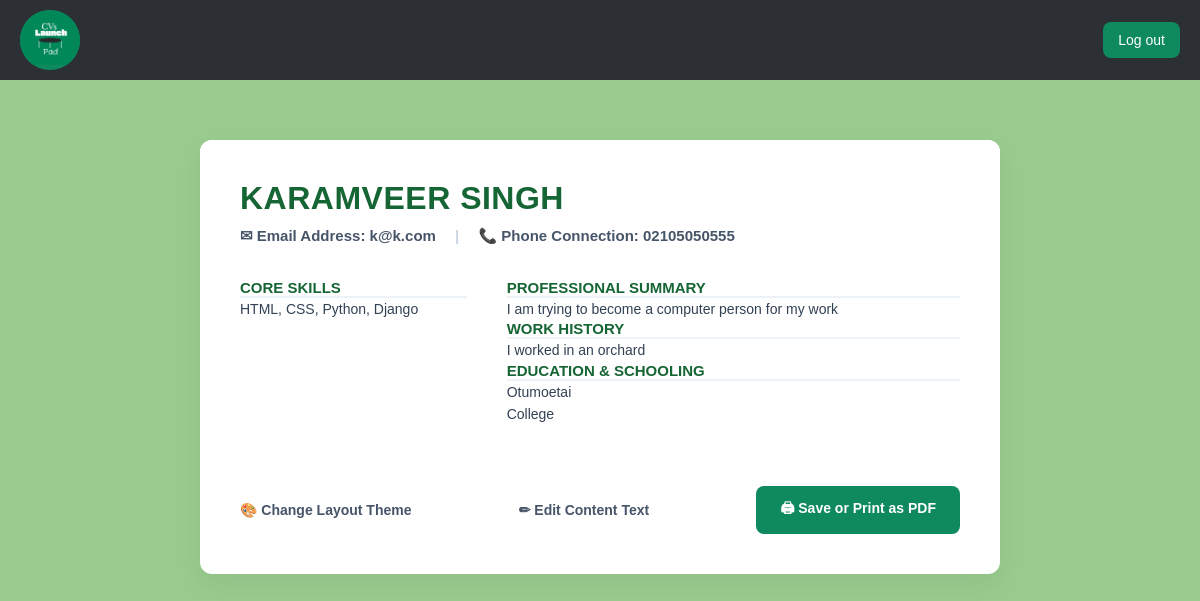
The app's page /cv/1/ (signed in) with its own data.
### cv/models.py (models this page shows)
class CVProfile(models.Model):
    full_name = models.CharField(max_length=100, blank=True)
    user = models.OneToOneField(settings.AUTH_USER_MODEL, on_delete=models.CASCADE)
    phone = models.CharField(max_length=20, blank=True)
    summary = models.TextField(blank=True)
    skills = models.TextField(help_text="Comma-separated skills", blank=True)
    experience = models.TextField(blank=True)
    education = models.TextField(blank=True)
    TEMPLATE_CHOICES = [
        ('template1', 'Modern Green'),
        ('template2', 'Classic Slate'),
        ('template3', 'Creative Teal'),
        ('template4', 'Minimal Elegant'),
        ('template5', 'Executive Charcoal'),
        ('template6', 'Warm Ochre'),
        ('template7', 'Rose Wine'),
        ('template8', 'Royal Blue'),
        ('template9', 'Dark Mode'),
        ('template10', 'Minimal Stack'),
        ('template11', 'Forest Compact'),
        ('template12', 'Amber Clean'),
    ]
    design_choice = models.CharField(max_length=20, choices=TEMPLATE_CHOICES, default='template1')

### users/models.py (models this page shows, shortened)
class User(AbstractBaseUser, PermissionsMixin):
    username = models.CharField(max_length=150, unique=True)
    email = models.EmailField(unique=True)
    is_active = models.BooleanField(default=True)
    is_staff = models.BooleanField(default=False)
    objects = UserManager()
    USERNAME_FIELD = 'email'
    REQUIRED_FIELDS = ['username']

### cv/views.py (the view)
# urls.py: path('<int:profile_id>/', views.overview, name='cv_template'),
@login_required
def overview(request, profile_id):
    profile = get_object_or_404(CVProfile, id=profile_id, user=request.user)
    return render(request, 'cv/cv_template.html', {'profile': profile})

### cv/templates/cv/cv_template.html (shortened to what this page needs)
{% extends 'layout.html' %}
{% load static %}
{% block content %}
<div class="cv-preview-bg">
    <div class="cv-container {% if profile.design_choice == 'template2' %}t2-container{% elif profile.design_choice == 'template3' %}t3-container{% elif profile.design_choice == 'template4' %}t4-container{% elif profile.design_choice == 'template5' %}t5-container{% elif profile.design_choice == 'template6' %}t6-container{% elif profile.design_choice == 'template7' %}t7-container{% elif profile.design_choice == 'template8' %}t8-container{% elif profile.design_choice == 'template9' %}t9-container{% elif profile.design_choice == 'template10' %}t10-container{% elif profile.design_choice == 'template11' %}t11-container{% elif profile.design_choice == 'template12' %}t12-container{% else %}t1-container{% endif %}">
        {% if profile.design_choice == 'template2' %}
            <header class="t2-header">
                <h1>{{ profile.full_name|default:profile.user.username }}</h1>
                <p>✉ {{ profile.user.email }} &nbsp;|&nbsp; 📞 {{ profile.phone|default:"Not specified" }}</p>
            </header>
        {% elif profile.design_choice == 'template3' %}
            <header class="t3-header">
                <h1>{{ profile.full_name|default:profile.user.username }}</h1>
                <p>✉ {{ profile.user.email }} &nbsp;•&nbsp; 📞 {{ profile.phone|default:"Not specified" }}</p>
            </header>
        {% elif profile.design_choice == 'template4' %}
            <header class="t4-header">
                <h1>{{ profile.full_name|default:profile.user.username }}</h1>
                <p>EMAIL: {{ profile.user.email }} &nbsp;//&nbsp; PHONE: {{ profile.phone|default:"Not specified" }}</p>
            </header>
        {% elif profile.design_choice == 'template5' %}
            <header class="t5-header">
                <h1>{{ profile.full_name|default:profile.user.username }}</h1>
                <p>✉ {{ profile.user.email }} &nbsp;|&nbsp; 📞 {{ profile.phone|default:"Not specified" }}</p>
            </header>
        {% elif profile.design_choice == 'template6' %}
            <header class="t6-header">
                <h1>{{ profile.full_name|default:profile.user.username }}</h1>
                <p style="color: #78350f;">✉ {{ profile.user.email }} &nbsp;•&nbsp; 📞 {{ profile.phone|default:"Not specified" }}</p>
            </header>
        {% elif profile.design_choice == 'template7' %}
            <header class="t7-header">
                <h1>{{ profile.full_name|default:profile.user.username }}</h1>
                <p>✉ {{ profile.user.email }} | 📞 {{ profile.phone|default:"Not specified" }}</p>
            </header>
        {% elif profile.design_choice == 'template8' %}
            <header class="t8-header">
                <h1>{{ profile.full_name|default:profile.user.username }}</h1>
                <p>✉ {{ profile.user.email }} | 📞 {{ profile.phone|default:"Not specified" }}</p>
            </header>
        {% elif profile.design_choice == 'template9' %}
            <header class="t9-header">
                <h1>{{ profile.full_name|default:profile.user.username }}</h1>
                <p>✉ {{ profile.user.email }} | 📞 {{ profile.phone|default:"Not specified" }}</p>
            </header>
        {% elif profile.design_choice == 'template10' %}
            <header class="t10-header">
                <h1>{{ profile.full_name|default:profile.user.username }}</h1>
                <p>✉ {{ profile.user.email }} | 📞 {{ profile.phone|default:"Not specified" }}</p>
            </header>
        {% elif profile.design_choice == 'template11' %}
            <header class="t11-header">
                <h1>{{ profile.full_name|default:profile.user.username }}</h1>
                <p>✉ {{ profile.user.email }} | 📞 {{ profile.phone|default:"Not specified" }}</p>
            </header>
        {% elif profile.design_choice == 'template12' %}
            <header class="t12-header">
                <h1>{{ profile.full_name|default:profile.user.username }}</h1>
                <p>✉ {{ profile.user.email }} | 📞 {{ profile.phone|default:"Not specified" }}</p>
            </header>
        {% else %}
            <header class="cv-header t1-header">
                <h1>{{ profile.full_name|default:profile.user.username }}</h1>
                <p style="margin-top: 10px; color: #475569; font-size: 15px;">
                    ✉ Email Address: {{ profile.user.email }} <span style="margin: 0 15px; color: #cbd5e1;">|</span> 📞 Phone Connection: {{ profile.phone|default:"Not specified" }}
                </p>
            </header>
        {% endif %}
        {% if profile.design_choice == 'template4' or profile.design_choice == 'template10' %}
            <div class="cv-content-single">
                <div class="{% if profile.design_choice == 'template4' %}t4-section{% else %}t10-section{% endif %}">
                    <h2>Professional Summary</h2>
                    <p class="cv-text">{{ profile.summary|default:"No summary listed yet." }}</p>
                </div>
                <div class="{% if profile.design_choice == 'template4' %}t4-section{% else %}t10-section{% endif %}">
                    <h2>Core Skills</h2>
                    <p class="cv-text">{{ profile.skills|default:"No skills listed yet." }}</p>
                </div>
                <div class="{% if profile.design_choice == 'template4' %}t4-section{% else %}t10-section{% endif %}">
                    <h2>Work History</h2>
                    <p class="cv-text">{{ profile.experience|default:"No work history listed yet." }}</p>
                </div>
                <div class="{% if profile.design_choice == 'template4' %}t4-section{% else %}t10-section{% endif %}">
                    <h2>Education & Schooling</h2>
                    <p class="cv-text">{{ profile.education|default:"No credentials listed yet." }}</p>
                </div>
            </div>
        {% else %}
            <div class="cv-content" style="{% if profile.design_choice == 'template9' %}background-color: #0f172a !important; color: #f8fafc !important;{% else %}background-color: #ffffff !important; color: #1e293b !important;{% endif %}">
                <aside>
                    <div class="{% if profile.design_choice == 'template2' %}t2-section{% elif profile.design_choice == 'template3' %}t3-section{% elif profile.design_choice == 'template5' %}t5-section{% elif profile.design_choice == 'template6' %}t6-section{% elif profile.design_choice == 'template7' %}t7-section{% elif profile.design_choice == 'template8' %}t8-section{% elif profile.design_choice == 'template9' %}t9-section{% elif profile.design_choice == 'template11' %}t11-section{% elif profile.design_choice == 'template12' %}t12-section{% else %}t1-section{% endif %}">
                        <h2>Core Skills</h2>
                        <p class="cv-text">{{ profile.skills|default:"No skills listed yet." }}</p>
                    </div>
                </aside>
                <main>
                    <div class="{% if profile.design_choice == 'template2' %}t2-section{% elif profile.design_choice == 'template3' %}t3-section{% elif profile.design_choice == 'template5' %}t5-section{% elif profile.design_choice == 'template6' %}t6-section{% elif profile.design_choice == 'template7' %}t7-section{% elif profile.design_choice == 'template8' %}t8-section{% elif profile.design_choice == 'template9' %}t9-section{% elif profile.design_choice == 'template11' %}t11-section{% elif profile.design_choice == 'template12' %}t12-section{% else %}t1-section{% endif %}">
                        <h2>Professional Summary</h2>
                        <p class="cv-text">{{ profile.summary|default:"No summary listed yet." }}</p>
                    </div>
                    <div class="{% if profile.design_choice == 'template2' %}t2-section{% elif profile.design_choice == 'template3' %}t3-section{% elif profile.design_choice == 'template5' %}t5-section{% elif profile.design_choice == 'template6' %}t6-section{% elif profile.design_choice == 'template7' %}t7-section{% elif profile.design_choice == 'template8' %}t8-section{% elif profile.design_choice == 'template9' %}t9-section{% elif profile.design_choice == 'template11' %}t11-section{% elif profile.design_choice == 'template12' %}t12-section{% else %}t1-section{% endif %}">
                        <h2>Work History</h2>
                        <p class="cv-text">{{ profile.experience|default:"No work history listed yet." }}</p>
                    </div>
                    <div class="{% if profile.design_choice == 'template2' %}t2-section{% elif profile.design_choice == 'template3' %}t3-section{% elif profile.design_choice == 'template5' %}t5-section{% elif profile.design_choice == 'template6' %}t6-section{% elif profile.design_choice == 'template7' %}t7-section{% elif profile.design_choice == 'template8' %}t8-section{% elif profile.design_choice == 'template9' %}t9-section{% elif profile.design_choice == 'template11' %}t11-section{% elif profile.design_choice == 'template12' %}t12-section{% else %}t1-section{% endif %}">
                        <h2>Education & Schooling</h2>
                        <p class="cv-text">{{ profile.education|default:"No schooling listed yet." }}</p>
                    </div>
                </main>
            </div>
        {% endif %}
    <footer class="cv-footer-black">
        <a href="{% url 'template_gallery' %}" class="cv-link-edit">🎨 Change Layout Theme</a>
        <a href="{% url 'edit_profile' %}" class="cv-link-edit">✏ Edit Content Text</a>
        <button onclick="window.print();" class="cv-btn-print">🖨 Save or Print as PDF</button>
    </footer>
</div>
{% endblock %}

### static/css/style.css (style rules this page uses)
* { margin: 0; padding: 0; box-sizing: border-box; }
body { margin: 0; font-family: Arial, sans-serif; padding-top: 60px; }
h1 { font-size: 24px; margin: 0 0 8px 0; color: #166534; }
h1 { font-size: 24px; margin-top: 0; margin-bottom: 30px; color: #0f8a5f; font-weight: bold; }
.cv-preview-bg { background-color: #98CB8D; min-height: calc(100vh - 70px); padding: 40px 20px; display: flex; justify-content: center; align-items: start; box-sizing: border-box; }
.cv-container { max-width: 800px; width: 100%; margin: 40px auto; background-color: #ffffff; border-radius: 12px; box-shadow: 0 10px 25px rgba(0, 0, 0, 0.05); overflow: hidden; font-family: Arial, sans-serif; border: none; display:flex; flex-direction: column; }
.cv-header { padding: 40px 40px 10px 40px; background-color: #ffffff; }
.cv-header h1 { color: #166534; font-size: 32px; margin: 0 0 8px 0; text-transform: uppercase; font-weight: bold; letter-spacing: 0.5px; }
.cv-header p { margin: 4px 0; font-size: 15px; color: #475569; font-weight: bold; }
.cv-content { display: grid; grid-template-columns: 1fr 2fr; gap: 40px; padding: 20px 40px 40px 40px; }
.cv-text { font-size: 14px; line-height: 1.6; color: #334155; white-space: pre-line; margin: 0; }
.cv-footer-black { padding: 20px 40px 40px 40px; display: flex; justify-content: space-between; align-items: center; width: 100%; box-sizing: border-box; }
.cv-link-edit { color: #475569; font-size: 14px; font-weight: bold; text-decoration: none; }
.cv-btn-print { background-color: #0f8a5f; color: #ffffff; font-size: 14px; font-weight: bold; border: none; padding: 12px 24px; border-radius: 8px; cursor: pointer; transition: background-color 0.2s ease; }
.t1-container { border-radius: 12px; font-family: Arial, sans-serif; }
.t1-header h1 { color: #166534; font-size: 32px; font-weight: bold; }
.t1-section h2 { color: #166534; border-bottom: 2px solid #edf2f7; font-size: 15px; text-transform: uppercase; }

### records on screen
CVProfile: full_name "KARAMVEER SINGH", user.email "k@k.com", phone "02105050555", skills "HTML, CSS, Python, Django", summary "I am trying to become a computer person for my work", experience "I worked in an orchard", education "Otumoetai College"
